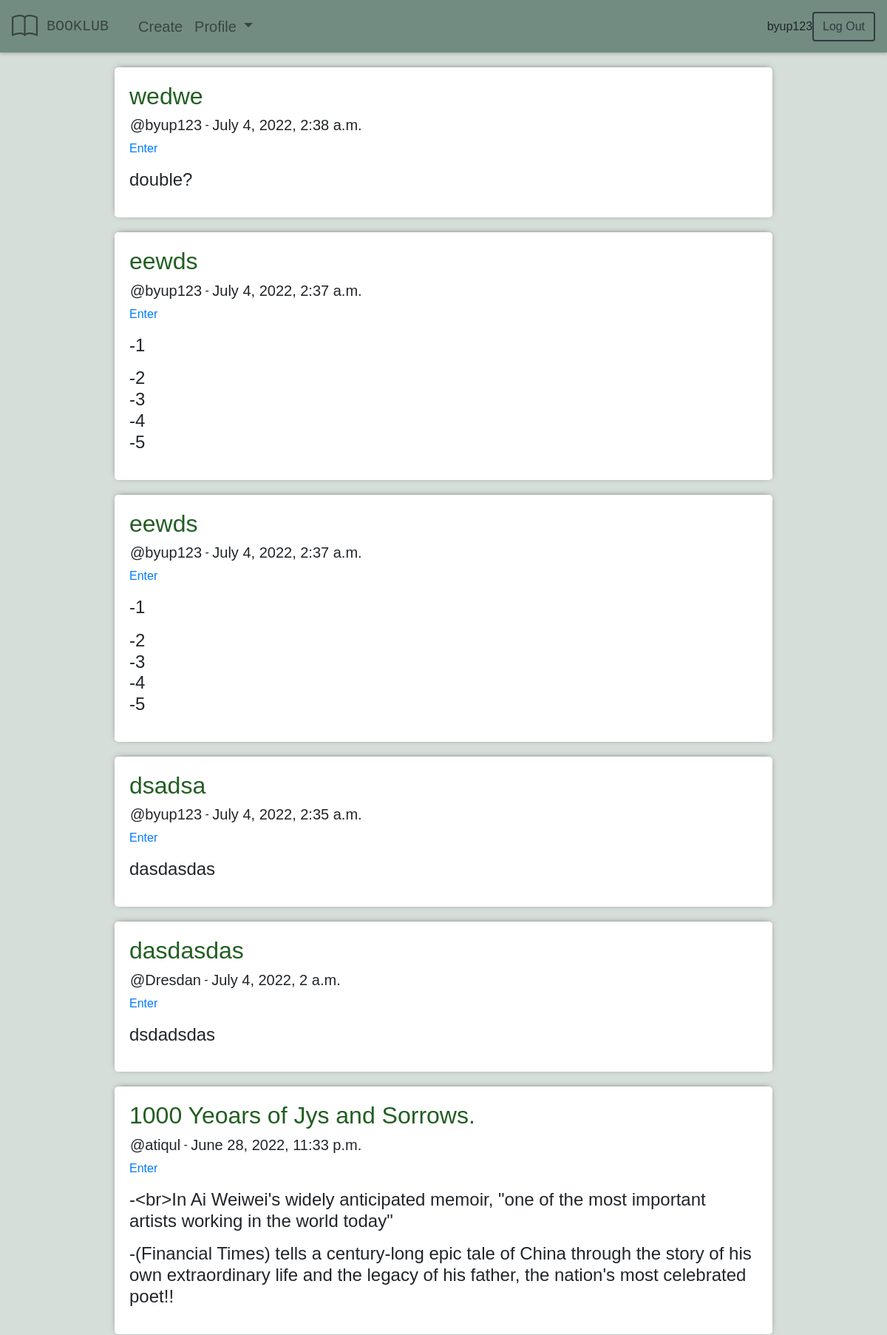
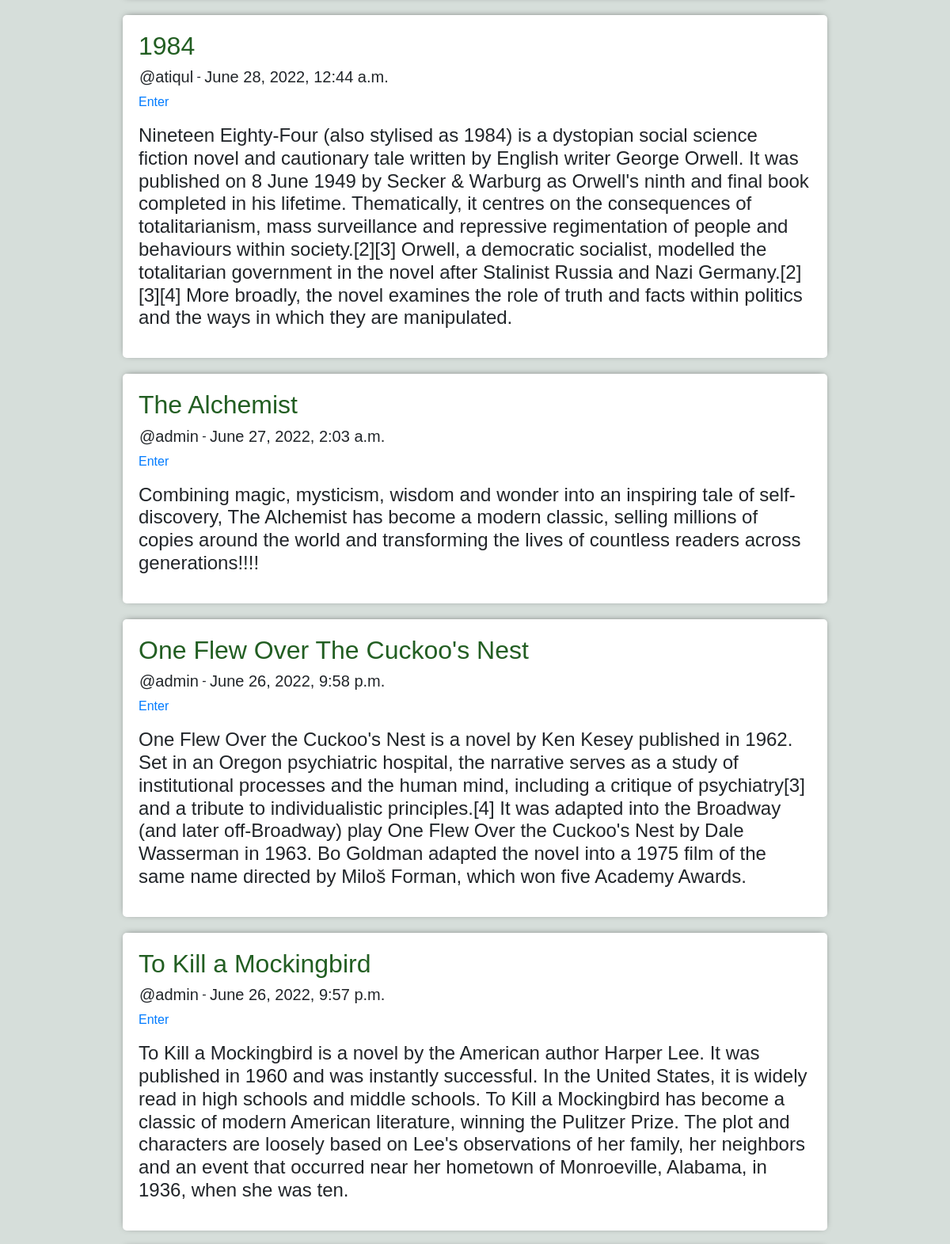
Screenshot of / (signed in, upper part) with the database file from the repository (2 pictures, top to bottom).
### backend/models.py (models this page shows, shortened)
class Room(models.Model):
    host = models.ForeignKey(User, on_delete=models.CASCADE)
    name = models.CharField(max_length=255)
    description = models.TextField(null=True)
    date_created = models.DateTimeField(default=datetime.datetime.now)
    class Meta:
        ordering = ['-date_created',]

### backend/views.py (the view)
# urls.py: path('', home.as_view(), name='home'),
class home(LoginRequiredMixin, ListView):
    template_name = 'backend/home.html'
    model = models.Room
    context_object_name = 'rooms'

### backend/templates/backend/home.html
{% extends 'index.html' %}
{% block page %}
{% if request.user.is_authenticated %}
<div class="bg-container-custom">
    <div class="container-fluid center-column-home">
            {% for room in rooms %}
            <div class="item-row">
                <h2 style="color: var(--dark-text);">{{ room.name }}</h2>
                <div class="row pl-3"><h5>@{{ room.host.username }}</h5>&nbsp;-&nbsp;<h5>{{ room.date_created }}</h5>
            </div>
                <a href="{% url 'chat-room' room.id %}">Enter</a>
                <h4 class="pt-3">{{ room.description|linebreaks }}</h4>
            </div>
            {% endfor %}
    </div>
</div>
{% endif %}
{% endblock page %}

### templates/navbar.html (shortened to what this page needs)
{% if request.user.is_authenticated %}
<nav class="navbar navbar-expand-lg navbar-light navbar-custom">
    <a class="navbar-brand" href="{% url 'home' %}">
        <div class="navbar-brand" style="font-family: 'OCR A Std', monospace; color:rgba(0,0,0,.5);">
            BOOKLUB
        </div>
    </a>
    <div class="collapse navbar-collapse" id="navbarSupportedContent">
      <ul class="navbar-nav mr-auto">
        <li class="nav-item">
          <a class="nav-link nav-item-custom" href="{% url 'create-room' %}">Create</a>
        </li>
        <li class="nav-item dropdown">
          <a class="nav-link dropdown-toggle nav-item-custom" href="#" id="navbarDropdown" role="button" data-toggle="dropdown" aria-haspopup="true" aria-expanded="false">
            Profile
          </a>
        </li>
      </ul>
      <div>{{ request.user }}</div>
      <div class="form-inline my-2 my-lg-0">
        <a href="{% url 'logout' %}" class="btn btn-outline-dark my-2 my-sm-0">Log Out</a>
      </div>
    </div>
  </nav>
{% endif %}

### static/css/main.css (style rules this page uses)
:root { --dark-text: #225e22; --primary: #728C81; --secondary: #d6deda; --tirtiary: #f7f3e7; }
body { margin:0; padding:0; font-family: 'Raleway', sans-serif; background-color: var(--secondary); }
.btn { border-style: solid; border-width: 2px; }
.navbar-brand { color: #2D4838; }
.item-row { background-color: white; margin: 20px; padding: 20px; border-radius: 5px; font-size: 1em; box-shadow: 0px -1px 10px -4px rgba(0,0,0,0.75); }
.navbar-custom { background-color: var(--primary); box-shadow: 0 2px 4px 0 rgba(0,0,0,.2); }
.nav-item-custom { font-size: 1.25em; }
.center-column-home { width: 80vw; }
.bg-container-custom { background-color: var(--secondary); }

### rows the page displays
Room: name "wedwe", host.username "byup123", date_created "July 4, 2022, 2:38 a.m.", description "double?"
Room: name "eewds", host.username "byup123", date_created "July 4, 2022, 2:37 a.m.", description "-1 -2 -3 -4 -5"
Room: name "eewds", host.username "byup123", date_created "July 4, 2022, 2:37 a.m.", description "-1 -2 -3 -4 -5"
Room: name "dsadsa", host.username "byup123", date_created "July 4, 2022, 2:35 a.m.", description "dasdasdas"
Room: name "dasdasdas", host.username "Dresdan", date_created "July 4, 2022, 2 a.m.", description "dsdadsdas"
Room: name "1000 Yeoars of Jys and Sorrows.", host.username "atiqul", date_created "June 28, 2022, 11:33 p.m.", description "-<br>In Ai Weiwei's widely anticipated memoir, \"one of the most important artists working in the world today\" -(Financial Times) tells a century-long epic tale of China through the story of his own extraordinary life and the legacy of his father, the nation's most celebrated poet!!"
Room: name "1984", host.username "atiqul", date_created "June 28, 2022, 12:44 a.m.", description "Nineteen Eighty-Four (also stylised as 1984) is a dystopian social science fiction novel and cautionary tale written by English writer George Orwell. It was published on 8 June 1949 by Secker & Warburg as Orwell's ninth and final book completed in his lifetime. Thematically, it centres on the consequences of totalitarianism, mass surveillance and repressive regimentation of people and behaviours within society.[2][3] Orwell, a democratic socialist, modelled the totalitarian government in the novel after Stalinist Russia and Nazi Germany.[2][3][4] More broadly, the novel examines the role of truth and facts within politics and the ways in which they are manipulated."
Room: name "The Alchemist", host.username "admin", date_created "June 27, 2022, 2:03 a.m.", description "Combining magic, mysticism, wisdom and wonder into an inspiring tale of self-discovery, The Alchemist has become a modern classic, selling millions of copies around the world and transforming the lives of countless readers across generations!!!!"
Room: name "One Flew Over The Cuckoo's Nest", host.username "admin", date_created "June 26, 2022, 9:58 p.m.", description "One Flew Over the Cuckoo's Nest is a novel by Ken Kesey published in 1962. Set in an Oregon psychiatric hospital, the narrative serves as a study of institutional processes and the human mind, including a critique of psychiatry[3] and a tribute to individualistic principles.[4] It was adapted into the Broadway (and later off-Broadway) play One Flew Over the Cuckoo's Nest by Dale Wasserman in 1963. Bo Goldman adapted the novel into a 1975 film of the same name directed by Miloš Forman, which won five Academy Awards."
Room: name "To Kill a Mockingbird", host.username "admin", date_created "June 26, 2022, 9:57 p.m.", description "To Kill a Mockingbird is a novel by the American author Harper Lee. It was published in 1960 and was instantly successful. In the United States, it is widely read in high schools and middle schools. To Kill a Mockingbird has become a classic of modern American literature, winning the Pulitzer Prize. The plot and characters are loosely based on Lee's observations of her family, her neighbors and an event that occurred near her hometown of Monroeville, Alabama, in 1936, when she was ten."

### other values shown
{{ request.user }} "byup123"
